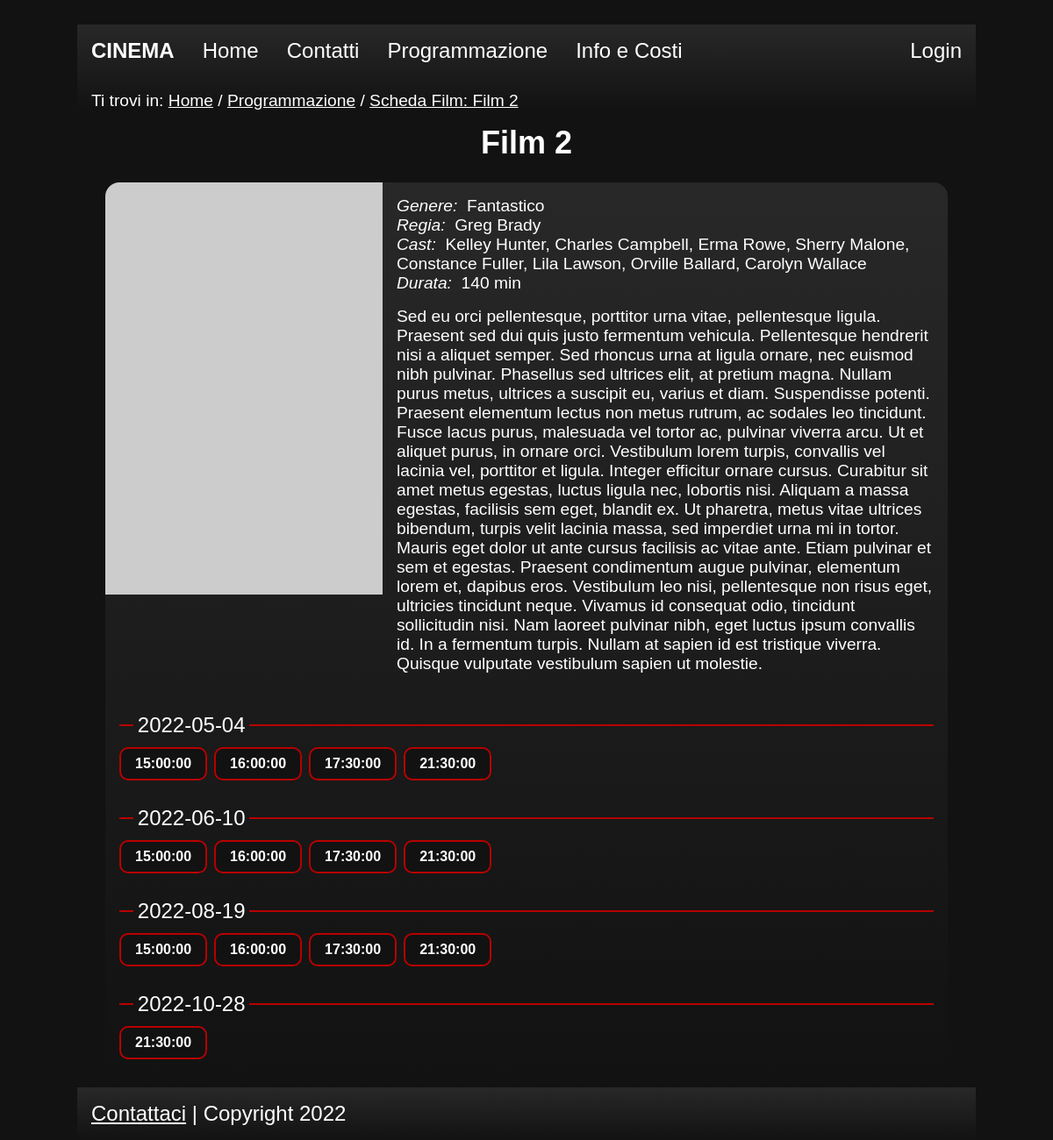
Page /php/schedafilm.php?idfilm=2 on the committed database.
### tables this page shows
CREATE TABLE Film (
	ID INT NOT NULL AUTO_INCREMENT,
	Titolo VARCHAR(255) NOT NULL,
	Genere VARCHAR(20) NOT NULL,
	DataUscita DATE NULL,
	Descrizione VARCHAR(3000) NOT NULL,
	SrcImg VARCHAR(100) NOT NULL,
	AltImg VARCHAR(150) NOT NULL,
	Durata INT NOT NULL,
	PRIMARY KEY (ID)
);

CREATE TABLE Proiezione (
	ID INT NOT NULL AUTO_INCREMENT,
	Data DATE NOT NULL,
	IDFilm INT NOT NULL,
	NumeroSala SMALLINT NOT NULL,
	PRIMARY KEY (ID),
	UNIQUE(Data, IDFilm, NumeroSala),
	FOREIGN KEY (IDFilm) REFERENCES Film(ID) ON DELETE CASCADE,
	FOREIGN KEY (NumeroSala) REFERENCES Sala(Numero) ON DELETE CASCADE

);

CREATE TABLE Orario (
	Ora TIME NOT NULL,
	IDProiezione INT NOT NULL,
	PRIMARY KEY (Ora, IDProiezione),
	FOREIGN KEY(IDProiezione) REFERENCES Proiezione(ID) ON DELETE CASCADE
);

### php/SingletonDB.php (called while the page is built, shortened)
<?php
    class SingletonDB{
        private static $instance = null;
        public static function getInstance(){
            if (!self::$instance){
                self::$instance = new self();
            }
            return self::$instance;
        }
        public function getConnection(){
            global $connection;
            return $connection;
        }
    }
?>

### php/utils/createCastStr.php (called while the page is built)
<?php
	function createCastStr($result) {
		$actors = '';
		$directors = '';
		if(!empty($result) && $result->num_rows > 0){
			while($row = $result->fetch_assoc()) {
				if ($row['Ruolo']=='A')
					$actors .= $row['Nome'] . ' ' . $row['Cognome'] . ', ';
				else
					$directors .= $row['Nome'] . ' ' . $row['Cognome'] . ', ';
			}
			$actors = substr($actors, 0, -2);
			$directors = substr($directors, 0, -2);
		}
		return array('A' => $actors,
					 'R' => $directors);
	}
?>

### php/schedafilm.php (the view, shortened to what this page needs)
<?php
include "SingletonDB.php";
include "utils/createCastStr.php";
if (isset($_GET["idfilm"]) && is_numeric($_GET["idfilm"])) {
    $db = SingletonDB::getInstance();
    $preparedQuery = $db
        ->getConnection()
        ->prepare("SELECT * FROM Film WHERE Film.ID=?");
    $preparedQuery->bind_param("i", $_GET["idfilm"]);
    $preparedQuery->execute();
    $result1 = $preparedQuery->get_result();
    $preparedQuery2 = $db
        ->getConnection()
        ->prepare(
            "SELECT * FROM CastFilm JOIN Afferisce ON CastFilm.ID = Afferisce.IDCast WHERE Afferisce.IDFilm =?"
        );
    $preparedQuery2->bind_param("i", $_GET["idfilm"]);
    $preparedQuery2->execute();
    $result2 = $preparedQuery2->get_result();
    $preparedQuery3 = $db
        ->getConnection()
        ->prepare(
            "SELECT * FROM Proiezione INNER JOIN Film ON Proiezione.IDFilm = Film.ID WHERE Film.ID=? ORDER BY Data"
        );
    $preparedQuery3->bind_param("i", $_GET["idfilm"]);
    $preparedQuery3->execute();
    $result3 = $preparedQuery3->get_result();
    $db->disconnect();
    if (
        !empty($result1) &&
        $result1->num_rows > 0 &&
        !empty($result2) &&
        $result2->num_rows > 0
    ) {
        $dataFilm = $result1->fetch_assoc();
        $cast = createCastStr($result2);
        $document = file_get_contents("../html/template.html");
			if (isset($_SESSION["a"])) {
		$document = str_replace("<LOGIN>", $_SESSION["a"], $document);
		$document = str_replace(
        "<LINK>",
        "./area_utenti.php?action=getProfile",
        $document
			);
		} else {
    $document = str_replace("<LOGIN>", "Login", $document);
    $document = str_replace(
        "<LINK>",
        "./area_utenti.php?action=login_page",
        $document
			);
		}
        $schedafilm_content = file_get_contents(
            "../html/schedafilm_content.html"
        );
        $document = str_replace(
            "<PAGETITLE>",
            $dataFilm["Titolo"] . " - PNG Cinema",
            $document
        );
        $document = str_replace("<KEYWORDS>", $dataFilm["Titolo"], $document);
        $document = str_replace(
            "<DESCRIPTION>",
            "Scheda informativa del film: " . $dataFilm["Titolo"],
            $document
        );
        $document = str_replace(
            "<BREADCRUMB>",
            '<a href="home.php">Home</a> / <a href="programmazione.php">Programmazione</a> / <a href="schedafilm.php?idfilm=' .
                $dataFilm["ID"] .
                '">Scheda Film: ' .
                $dataFilm["Titolo"] .
                "</a>",
            $document
        );
        $document = str_replace("<JAVASCRIPT-HEAD>", "", $document);
        $document = str_replace("<JAVASCRIPT-BODY>", "", $document);
        $schedafilm_content = str_replace(
            "<FILM-TITLE>",
            $dataFilm["Titolo"],
            $schedafilm_content
        );
        $schedafilm_content = str_replace(
            "<FILM-IMG>",
            '<img src=\'' .
                $dataFilm["SrcImg"] .
                ' \' alt=\'' .
                $dataFilm["AltImg"] .
                '\'/>',
            $schedafilm_content
        );
        $schedafilm_content = str_replace(
            "<FILM-GENRE>",
            $dataFilm["Genere"],
            $schedafilm_content
        );
        $schedafilm_content = str_replace(
            "<RUNNING-TIME>",
            $dataFilm["Durata"] . " min",
            $schedafilm_content
        );
        $schedafilm_content = str_replace(
            "<FILM-DIRECTOR>",
            $cast["R"],
            $schedafilm_content
        );
        $schedafilm_content = str_replace(
            "<FILM-CAST>",
            $cast["A"],
            $schedafilm_content
        );
        $schedafilm_content = str_replace(
            "<FILM-DESC>",
            $dataFilm["Descrizione"],
            $schedafilm_content
        );
        if (!empty($result3) && $result3->num_rows) {
            $filmscreeningfield_template = file_get_contents(
                "../html/items/filmscreeningfield.html"
            );
            $filmscreeningfields = "";
            while ($row = $result3->fetch_assoc()) {
                $filmscreeningfield = $filmscreeningfield_template;
                $filmscreeningfield = str_replace(
                    "<DATA>",
                    $row["Data"],
                    $filmscreeningfield
                );
                $db->connect();
                $preparedQuery4 = $db
                    ->getConnection()
                    ->prepare(
                        "SELECT * FROM Film INNER JOIN Proiezione ON (Film.ID = Proiezione.IDFilm) INNER JOIN Orario ON (Proiezione.ID = Orario.IDProiezione) WHERE Film.ID = ? AND Proiezione.Data = ?"
                    );
                $preparedQuery4->bind_param(
                    "is",
                    $_GET["idfilm"],
                    $row["Data"]
                );
                $preparedQuery4->execute();
                $result4 = $preparedQuery4->get_result();
                $db->disconnect();
                $hour_fields = "";
                while ($orarioRow = $result4->fetch_assoc()) {
                    $hour_field =
                        '<input type="submit" name="' .
                        $orarioRow["Ora"] .
                        '" value="' .
                        $orarioRow["Ora"] .
                        '">';
                    $hour_fields .= $hour_field;
                }
                $filmscreeningfield = str_replace(
                    "<HOURS-INPUTS>",
                    $hour_fields,
                    $filmscreeningfield
                );
                $filmscreeningfields .= $filmscreeningfield;
            }
            $schedafilm_content = str_replace(
                "<SCREENING-FIELDS>",
                $filmscreeningfields,
                $schedafilm_content
            );
        }
        $document = str_replace("<CONTENT>", $schedafilm_content, $document);
        echo $document;
    } else {
        header("Location: 404.php");
        die();
    }
} else {
    header("Location: 404.php");
    die();
}
?>

### css/style.css (style rules this page uses)
:root { --primary-color: #121212; --secondary-color: #b80000; --gradient-first-color: #282828; --gradient-last-color: #121212; --visited-links: #BBBBBB; --text-color: white; --error-color: #C2B800; --links-hover-color: #ffdd36; }
* { padding: 0; margin: 0; color: var(--text-color); }
html { font-size: 100%; font-family: "Arial", sans-serif; margin: auto; max-width: 1024px; background-color: var(--primary-color); }
body { margin:0; padding:0; font-size:1.5rem; margin:auto; }
header h1 { padding: 1rem; font-size: 1.5rem; }
.headerWrapper { background-image: linear-gradient(var(--gradient-first-color), var(--gradient-last-color)); }
nav ul { list-style-type: none; }
#loginLink { margin-left: auto; }
@media (min-width: 865px) { header, ul { display: flex; flex-direction: row; width: 100%; } }
@media (min-width: 865px) { nav { width: 100%; } }
@media (min-width: 865px) { #loginLink { margin-left: auto; } }
nav li a { display: block; text-align: center; text-decoration: none; padding: 1rem; }
.breadcrumbs { margin: 1rem; font-size: 1.2rem; }
footer { background-image: linear-gradient(var(--gradient-first-color), var(--gradient-last-color)); width: calc(100% - 2rem); padding: 1rem; }
#filmPageTitle { text-align:center; }
#filmPageCard { margin: 2rem; border-radius: 1rem; overflow:hidden; background-image: linear-gradient(var(--gradient-first-color), var(--gradient-last-color)); margin-bottom: 1rem; margin-top: 1.5rem; }
#filmDataContainer { display:flex; align-items: flex-start; }
#filmData { margin: 0.5rem; padding: 0.5rem; font-size: 1.2rem; }
#filmData dt { float: left; clear: left; font-style: italic; }
#filmData dl { margin-bottom:1rem; border-radius: 1rem; }
#filmData dt:after { content: "\00a0"; }
#filmPageCard form { margin: 1rem; }
#filmPageCard form input[type=submit] { background-color: var(--primary-color); border: 2px solid var(--secondary-color); color: #fff; border-radius: 10px; padding: 0.5rem 1rem; text-decoration: none; margin-right: 0.5rem; margin-top: 0.4rem; cursor: pointer; font-size: 1rem; font-weight: 800; }
#filmPageCard form fieldset { margin-top: 1.5rem; border: 0; border-top: 2px solid var(--secondary-color); }
#filmPageCard form legend { padding: 0.3rem; margin-left: 1rem; }

### rows in the picture
film: SrcImg+AltImg+Titolo "Film 2 Genere: Fantastico Regia: Greg Brady Cast: Kelley Hunter, Charles Campbell, Erma Rowe, Sherry Malone, Constance Fuller, Lila Lawson, Orville Ballard, Carolyn Wallace Durata: 140 min Sed eu orci pellentesque, porttitor urna vitae, pellentesque ligula. Praesent sed dui quis justo fermentum vehicula. Pellentesque hendrerit nisi a aliquet semper. Sed rhoncus urna at ligula ornare, nec euismod nibh pulvinar. Phasellus sed ultrices elit, at pretium magna. Nullam purus metus, ultrices a suscipit eu, varius et diam. Suspendisse potenti. Praesent elementum lectus non metus rutrum, ac sodales leo tincidunt. Fusce lacus purus, malesuada vel tortor ac, pulvinar viverra arcu. Ut et aliquet purus,…", Ora "21:30:00"
proiezione: Data "2022-05-04"
orario: Ora "15:00:00"
orario: Ora "16:00:00"
orario: Ora "17:30:00"
orario: Ora "21:30:00"
proiezione: Data "2022-06-10"
orario: Ora "15:00:00"
orario: Ora "16:00:00"
orario: Ora "17:30:00"
orario: Ora "21:30:00"
proiezione: Data "2022-08-19"
orario: Ora "15:00:00"
orario: Ora "16:00:00"
orario: Ora "17:30:00"
orario: Ora "21:30:00"
proiezione: Data "2022-10-28"

### other values in the picture
str_replace("<LOGIN>", "Login", $document) "CINEMA Home Contatti Programmazione Info e Costi Login Ti trovi in: Home / Programmazione / Scheda Film: Film 2 Contattaci | Copyright 2022"
